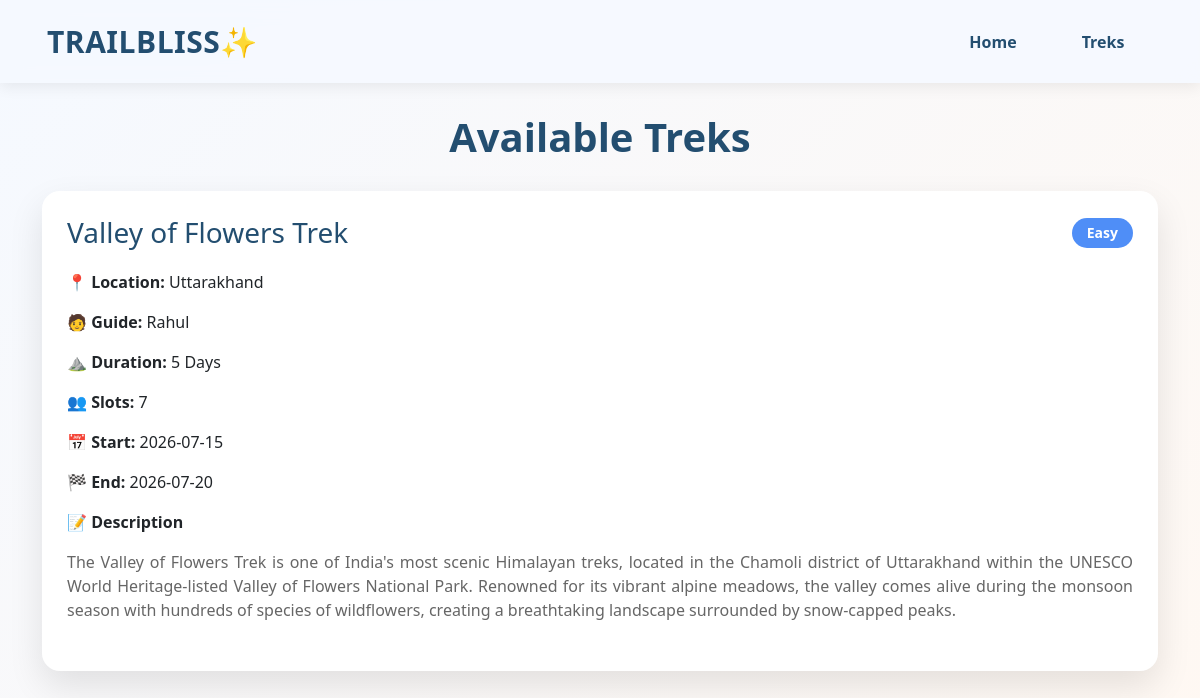
The page /treks on the database its author committed.
### models.py (models this page shows)
class Trek(db.Model):
    __tablename__ = 'trek'
    id = db.Column(db.Integer,primary_key=True)
    trek_name=db.Column(db.String(20),nullable= False)
    location = db.Column(db.String(100),nullable=False)
    difficulty = db.Column(db.String(20),nullable=False)
    duration = db.Column(db.Integer,nullable = False)
    available_slots = db.Column(db.Integer,nullable= False)
    staff_id = db.Column(db.Integer,db.ForeignKey('staff.id'),nullable=False)
    start_date=db.Column(db.Date,nullable=False)
    end_date=db.Column(db.Date,nullable=False)
    description = db.Column(db.Text)
    status = db.Column(db.String(20), default='Open')
    booking = db.relationship('Booking',backref='trek',lazy=True)

class Staff(db.Model):
    __tablename__ = 'staff'
    id = db.Column(db.Integer,primary_key=True)
    name=db.Column(db.String(20),nullable= False)
    email = db.Column(db.String(64),unique=True,nullable=False)
    passhash = db.Column(db.String(200),nullable=False)
    contact = db.Column(db.String(20),nullable = False)
    approval_status = db.Column(db.String(20),default="Pending")
    treks = db.relationship('Trek',backref='staff',lazy=True)

### routes.py (the view)
@main_bp.route('/treks')
def treks():
    today = date.today()
    treks = Trek.query.filter(
        Trek.status == "Open",
        Trek.end_date >= today
    ).all()
    return render_template(
        "treks.html",
        treks=treks
    )

### templates/treks.html (shortened to what this page needs)
{% extends 'layout.html' %}
{% block content %}
<h1 class="page-title">Available Treks</h1>
<div class="trek-container">
    {% for trek in treks %}
    <div class="trek-card">
        <div class="trek-header">
            <h3>{{ trek.trek_name }}</h3>
            <span class="badge">{{ trek.difficulty }}</span>
        </div>
        <p><strong>📍 Location:</strong> {{ trek.location }}</p>
        <p><strong>🧑 Guide:</strong>
            {% if trek.staff %}
                {{ trek.staff.name }}
            {% else %}
                Not Assigned
            {% endif %}
        </p>
        <p><strong>⛰ Duration:</strong> {{ trek.duration }} Days</p>
        <p><strong>👥 Slots:</strong> {{ trek.available_slots }}</p>
        <p><strong>📅 Start:</strong> {{ trek.start_date }}</p>
        <p><strong>🏁 End:</strong> {{ trek.end_date }}</p>
        <p><strong>📝 Description</strong></p>
        <p class="description">
            {{ trek.description }}
        </p>
    </div>
    {% else %}
    <h4 class="text-center text-muted">
        No treks available.
    </h4>
    {% endfor %}
</div>
{% endblock %}

### templates/layout.html (style rules this page uses)
body { margin: 0; padding: 0; width: auto; }

### templates/treks.html (style rules this page uses)
html,body { min-height:100vh; margin:0; background:linear-gradient(135deg,#F5F9FF,#FFF8F2); background-attachment:fixed; }
.page-title { text-align:center; color:#234E70; font-weight:700; margin:30px 0; }
.trek-container { display:grid; grid-template-columns:repeat(auto-fit,minmax(340px,1fr)); gap:30px; }
.trek-card { background:#fff; border-radius:18px; padding:25px; box-shadow:0 15px 35px rgba(0,0,0,.10); transition:.3s; }
.trek-header { display:flex; justify-content:space-between; align-items:center; margin-bottom:20px; }
.trek-header h3 { color:#234E70; margin:0; }
.badge { background:#4F8EF7; color:white; padding:8px 15px; border-radius:20px; font-size:14px; }
.description { color:#666; text-align:justify; min-height:80px; }

### rows shown on the page
Trek: trek_name "Valley of Flowers Trek", difficulty "Easy", location "Uttarakhand", staff.name "Rahul", duration "5", available_slots "7", start_date "2026-07-15", end_date "2026-07-20", description "The Valley of Flowers Trek is one of India's most scenic Himalayan treks, located in the Chamoli district of Uttarakhand within the UNESCO World Heritage-listed Valley of Flowers National Park. Renowned for its vibrant alpine meadows, the valley comes alive during the monsoon season with hundreds of species of wildflowers, creating a breathtaking landscape surrounded by snow-capped peaks."
